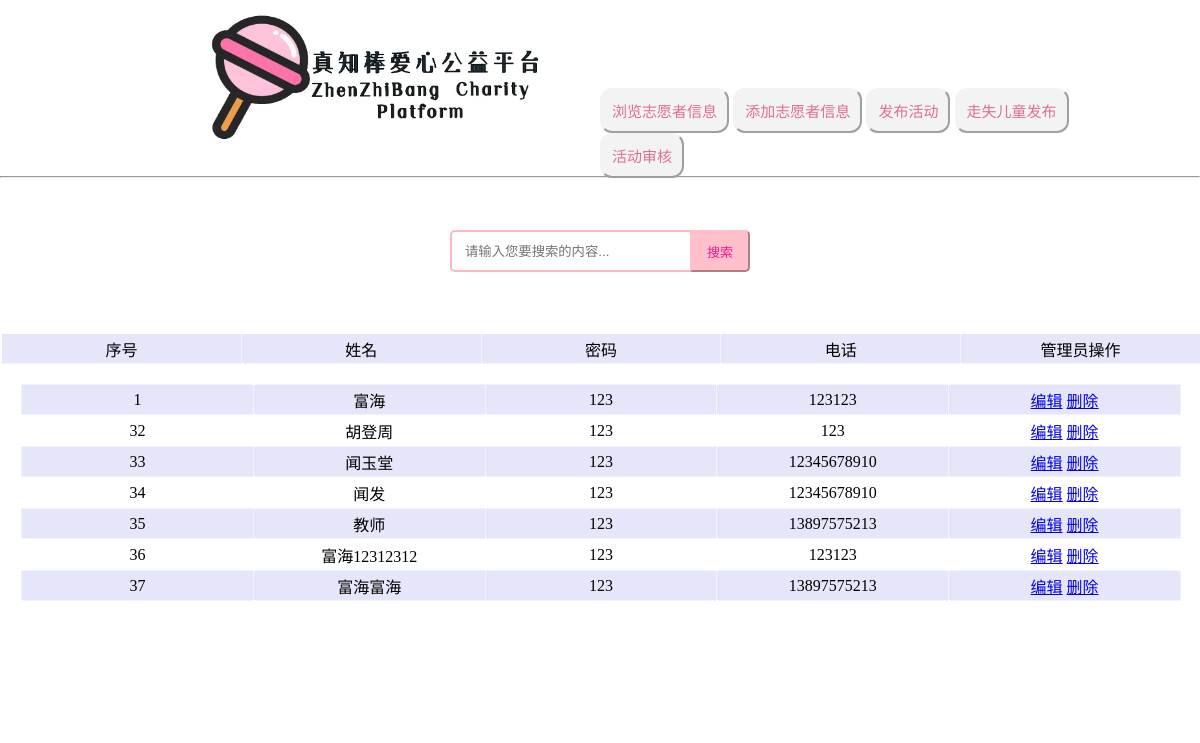
/guanli/Manageshowdata (signed in), run on the app's committed database.
### myapp/models.py (models this page shows)
class User(models.Model):
    name=models.CharField(max_length=20,null=True)
    password=models.CharField(max_length=20)
    tel=models.CharField(max_length=20)
    class Meta:
        db_table='User'

### manager/views.py (the view)
# urls.py: path('guanli/Manageshowdata', views.Manageshowdata,name='Manageshowdata'),
def Manageshowdata(request):
    love_data=User.objects.all()
    context={
        'datas':love_data
    }
    return render(request,'manager/showdata.html', context)

### manager/AdminMiddleWare.py (called while the page is built)
    def __call__(self,request):
        path=request.path
        print(path)
        if re.match('^/guanli/',path):
            if request.session.get('guanliyuan_user','')=='':
                return redirect(reverse('adminlogin'))
        response=self.get_response(request)
        return response

### myapp/AdminMiddleWare.py (called while the page is built)
    def __call__(self,request):
        path=request.path
        if re.match('^/love/',path):
            if request.session.get('love_user','')=='':
                return redirect(reverse('login'))
        response=self.get_response(request)
        return response

### templates/manager/showdata.html (shortened to what this page needs)
{% block title %}
    <head>
    </head>
{% endblock %}
{% block content %}
    <div>
     <div class="img">
            <img src="/static/images/zzb.jpg" width="100%" height="150px">
     </div>
     <div class="button_div">
     <br><br><br><br>
            <a href="{% url 'Manageshowdata' %}"><button class="button">浏览志愿者信息</button></a>
            <a href="{% url 'Manageadd' %}"><button class="button">添加志愿者信息</button></a>
            <a href="{% url 'Manageadddata' %}"><button class="button">发布活动</button></a>
            <a href="{% url 'upload' %}"><button class="button">走失儿童发布</button></a>
            <a href="{% url 'ManageShenHe' %}"><button class="button">活动审核</button></a>
            <br>
     </div>
</div>
<hr>
    <center>
    <div class="search bar6">
        <form action="{% url 'Managefinddata' %}" method="post">
            <input type="text"  name="find" placeholder="请输入您要搜索的内容...">
            <button type="submit" class="buttonfind"></button>
        </form>
    </div>
    <div class="body">
        <table border="1" style="">
                <thead>
                <tr><td>序号</td>
                    <td>姓名</td>
                    <td>密码</td>
                    <td>电话</td>
                    <td>管理员操作</td>
                </tr>
                </thead>
                <tbody>
                {% for h in datas %}
                    <tr>
                        <td>{{h.id  }}</td>
                        <td>{{h.name  }}</td>
                        <td>{{h.password  }}</td>
                        <td>{{h.tel  }}</td>
                        <td>
                            <a href="{% url 'Manageedit' h.id %} ">编辑</a>
                            <a href="{% url 'Managedelet' h.id%}">删除</a>
                        </td>
                    </tr>
                {% endfor %}
                </tbody>
            </table>
    </div>
    </center>
{% endblock %}

### data on the page
User: id "1", name "富海", password "123", tel "123123"
User: id "32", name "胡登周", password "123", tel "123"
User: id "33", name "闻玉堂", password "123", tel "12345678910"
User: id "34", name "闻发", password "123", tel "12345678910"
User: id "35", name "教师", password "123", tel "13897575213"
User: id "36", name "富海12312312", password "123", tel "123123"
User: id "37", name "富海富海", password "123", tel "13897575213"
